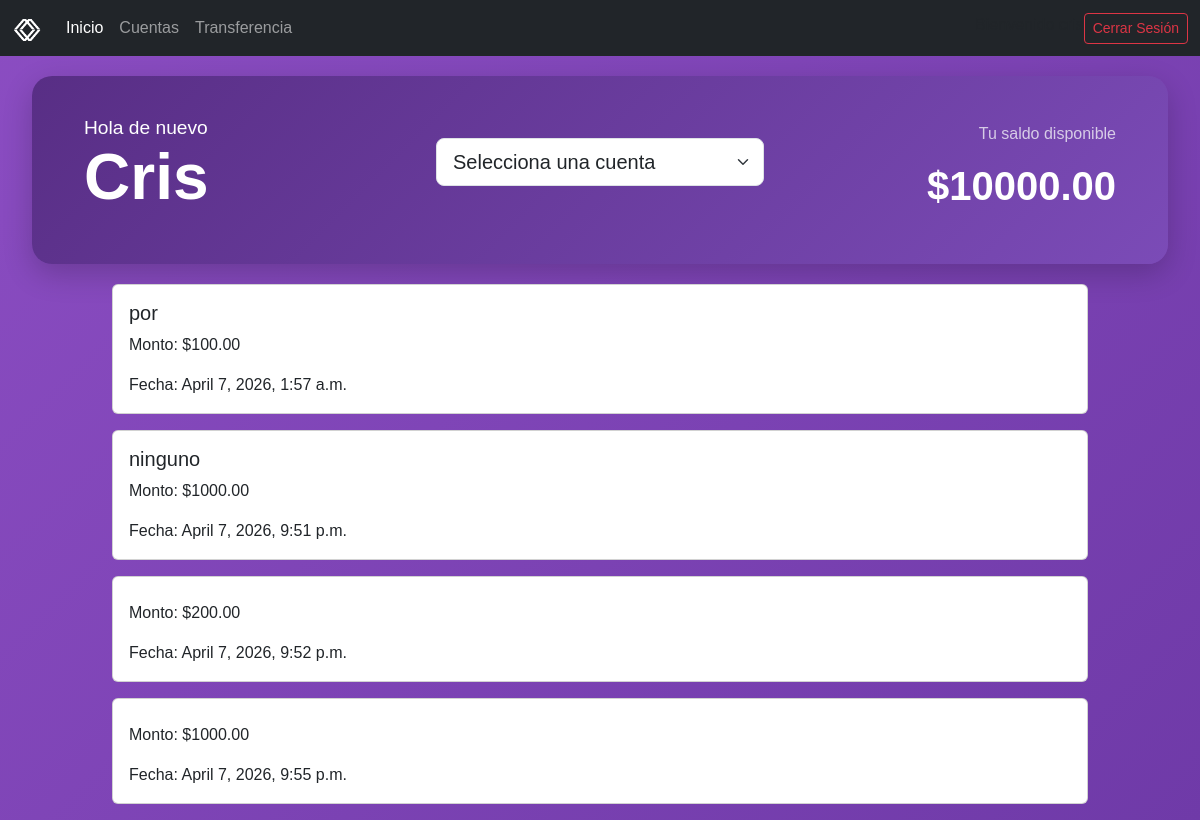
The app's page / (signed in) with its own data.
### gestion/models.py (models this page shows, shortened)
class Transaccion(models.Model):
    TYPE_TRANSACTION = [
        ('INGRESO', 'Ingreso'),
        ('EGRESO', 'Egreso')
    ]
    source_account = models.ForeignKey(
        Cuenta, on_delete=models.CASCADE, related_name='transacciones_salientes',
        verbose_name="Cuenta de origen"
    )
    destination_account = models.ForeignKey(
        Cuenta, on_delete=models.CASCADE, related_name='transacciones_entrantes',
        verbose_name="Cuenta de destino"
    )
    amount = models.DecimalField("Monto",max_digits=12, decimal_places=2)
    type_trx = models.CharField("Tipo de transacción",max_length=20, choices=TYPE_TRANSACTION)
    date = models.DateTimeField("Fecha",auto_now_add=True)
    status = models.CharField(max_length=20, default='pendiente')
    description = models.TextField("Descripción",blank=True, null=True)

### gestion/views.py (the view)
# urls.py: 2. Add a URL to urlpatterns:  path('', views.home, name='home')
@login_required
def home(request):
    cliente, _ = Cliente.objects.get_or_create(user=request.user)
    cuentas = Cuenta.objects.filter(client=cliente)
    balance = sum(c.balance for c in cuentas)
    transacciones =  Transaccion.objects.filter(
        source_account__client__user=request.user
    ).select_related('source_account', 'destination_account')
    return render(request, 'base.html', {
        'balance': balance,
        'cuentas': cuentas,
        'transacciones': transacciones,
    })

### gestion/templates/base.html (shortened to what this page needs)
{% load static %}
<!doctype html>
<html lang="es">
<head>
    <link href="https://cdn.jsdelivr.net/npm/bootstrap@5.3.8/dist/css/bootstrap.min.css" rel="stylesheet"
>
    <link rel="stylesheet" href="{% static 'css/styles.css'  %}">
</head>
<body>
    {% if request.path != '/login' and request.path != '/register' %}
    <nav class="navbar bg-dark navbar-expand-lg" data-bs-theme="dark">
        <div class="container-fluid">
            <a class="navbar-brand" href="#">
                <img src="{% static 'img/alkewallet-logo.png'  %}" alt="Bootstrap" width="30" height="24">
            </a>
            <div class="collapse navbar-collapse" id="navbarSupportedContent">
                <ul class="navbar-nav me-auto mb-2 mb-lg-0">
                    <li class="nav-item">
                        <a class="nav-link active" aria-current="page" href="{% url 'pagina_inicio' %}">Inicio</a>
                    </li>
                    <li class="nav-item">
                        <a class="nav-link" href="{% url 'account_list' %}">Cuentas</a>
                    </li>
                    <li class="nav-item">
                        <a class="nav-link" href="{% url 'transaction_create' %}">Transferencia</a>
                    </li>
                </ul>
                <div class="d-flex">
                    {% if user.is_authenticated %}
                            <span class="profile">Bienvenido {{ user.username }}</span>
                            <form action="{% url 'logout' %}" method="post">
                                <button type="submit" class="btn btn-outline-danger btn-sm">
                                    Cerrar Sesión
                                </button>
                            </form>
                        {% else %}
                            <h6>No has iniciado sesion</h6>
                            <a class="btn btn-outline-primary" href="#">Iniciar Sesión</a>
                        {% endif %}
                </div>
            </div>
        </div>
    </nav>
    {% endif %}
    <div class="container-fluid {% if request.path == '/login' %}vh-100{% endif %}">
        {% block content %}
        {% if user.is_authenticated %}
        <div class="row wallet-banner align-items-center">
            <div class="col-4 title-home">
                <h1 class="mb-2">
                    Hola de nuevo <br>
                    <span class="username">{{ user.username }}</span>
                </h1>
            </div>
            <div class="col-4 text-center">
                <select id="cuentaSelect" class="form-select form-select-lg mb-3" aria-label="Large select example">
                    <option disabled selected>Selecciona una cuenta</option>
                </select>
            </div>
            <div class="col-4 text-end">
                <p class="text-light opacity-75">Tu saldo disponible</p>
                <h2 class="saldo" id="saldo">${{ balance }}</h2>
            </div>
        </div>
        <div class="row justify-content-center">
            <div class="col-10">
                {% for trx in transacciones %}
                <div class="card mb-3">
                    <div class="card-body">
                        <h5 class="card-title">{{ trx.description }}</h5>
                        <p class="card-text">Monto: ${{ trx.amount }}</p>
                        <p class="card-text">Fecha: {{ trx.date }}</p>
                    </div>
                </div>
                {% endfor %}
            </div>
        </div>
        {% endif %}
        {% endblock %}
    </div>
</body>
</html>

### static/css/styles.css (style rules this page uses)
:root { --all: #8b4dc2; --primary: #582e85; --secondary: #321a4c; --complement: #FFD700; }
html, body { height: 100%; }
body { margin: 0; font-family: "Poppins", sans-serif; background: linear-gradient( 135deg, #8b4dc2, #6f3aa8 ); background-repeat: no-repeat; background-attachment: fixed; }
.wallet-banner { background: linear-gradient(135deg, #582e85, #7b4bb7); border-radius: 20px; padding: 40px; color: white; margin: 20px; box-shadow: 0 10px 30px rgba(0,0,0,0.2); }
.title-home h1 { font-size: 1.2rem; }
.username { font-weight: bold; color: #ffffff; text-transform: capitalize; font-size: 4rem; }
.saldo { font-size: 2.5rem; font-weight: bold; }

### records on screen
Transaccion: description "por", amount "100.00", date "April 7, 2026, 1:57 a.m."
Transaccion: description "ninguno", amount "1000.00", date "April 7, 2026, 9:51 p.m."
Transaccion: amount "200.00", date "April 7, 2026, 9:52 p.m."
Transaccion: amount "1000.00", date "April 7, 2026, 9:55 p.m."

### other values on screen
{{ user.username }} "Cris"
{{ balance }} "10000.00"
